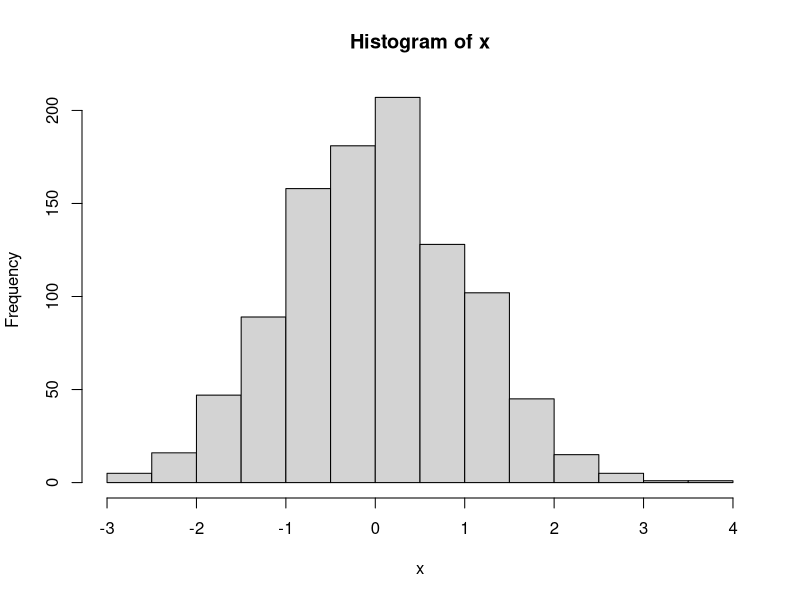
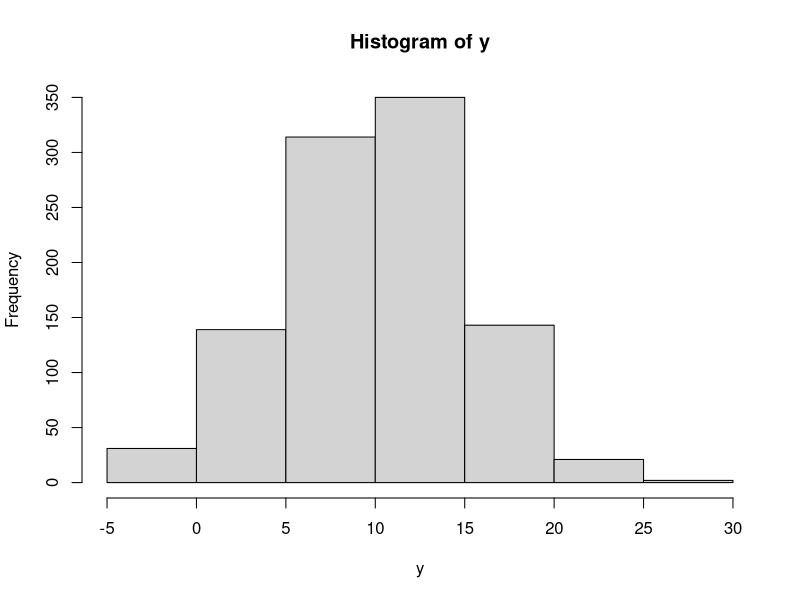
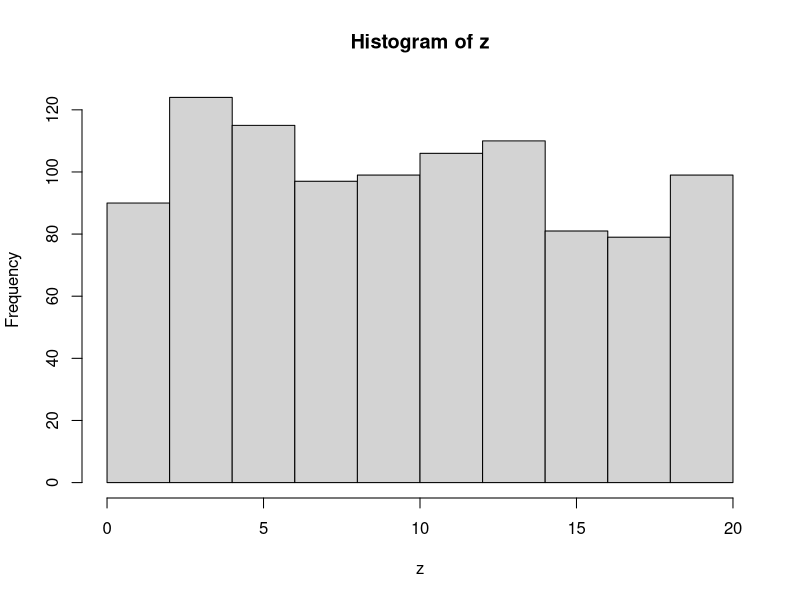

The R source for these figures, in order:
media_desvio_varianza<-function(distribution){
  cat(sprintf("mean %.2f\n",mean(distribution)))
  cat(sprintf("standar deviation %.2f\n",sd(distribution)))
  cat(sprintf("variance %.2f\n",var(distribution)))
}


x<-rnorm(1000,0,1)
hist(x)

sprintf("%s",summary(x))

cat(summary(x))
y<-rnorm(1000,10,5)
hist(y)

z<-runif(1000,0,20)
hist(z)


media_desvio_varianza(x)
media_desvio_varianza(y)
media_desvio_varianza(z)


